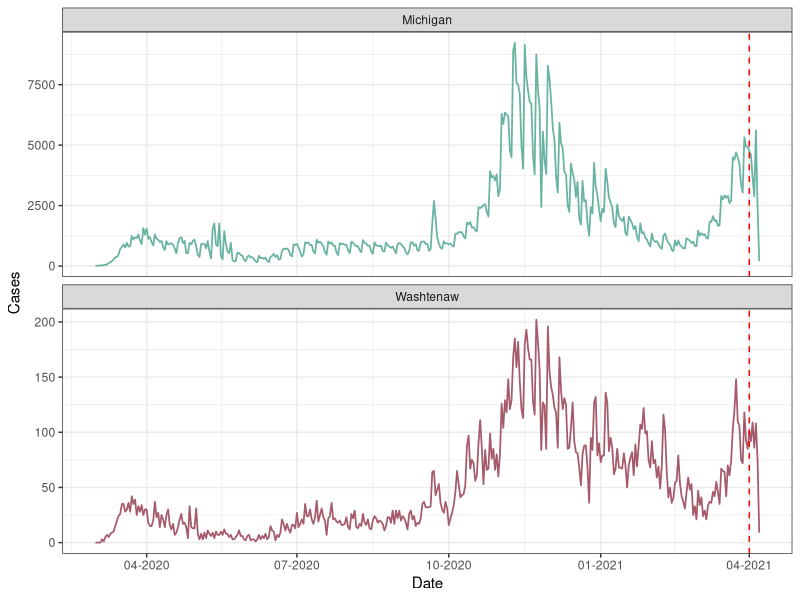
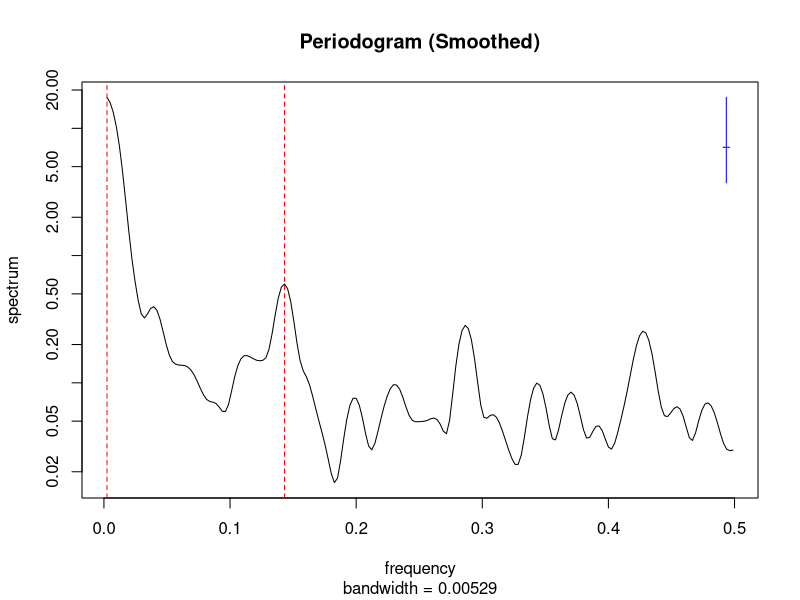

Generate these figures, in order, with R:
## ---- chunk 1
library(tidyverse)
cases = read.csv("cases_deaths_by_county_date.csv",
                 colClasses = list(Date = "Date")) %>%
  filter(!is.na(Date), CASE_STATUS == "Confirmed") %>%
  select(-Updated, -CASE_STATUS, -ends_with("Cumulative"))
## ---- chunk 2
cases %>% 
  mutate(Cases_Washtenaw = ifelse(COUNTY == "Washtenaw", Cases, 0)) %>% 
  group_by(Date) %>%
  summarise(Cases_Michigan = sum(Cases), Cases_Washtenaw = sum(Cases_Washtenaw),
            .groups = "drop") %>%
  pivot_longer(-Date, names_to = "County", names_pattern = "Cases_(.*)", values_to = "Cases") %>%
  ggplot() +
    facet_wrap(~County, nrow = 2, scales = "free_y") +
    theme_bw() +
    geom_line(aes(Date, Cases, color = County), size = .6) +
    scale_color_manual(
      name = "Cases by Date", values = c("#69b3a2", "#a55b6c")
    ) +
    scale_x_date(date_labels = "%m-%Y") +
    guides(color = FALSE) +
    geom_vline(aes(xintercept = as.Date("2021-04-01")), 
               linetype = "dashed", color="red")
## ---- chunk 3
cases = cases %>% filter(COUNTY == "Washtenaw") %>% select(-COUNTY)

nb_lik = function(theta) {- sum(dnbinom(
  cases$Cases, size = exp(theta[1]), prob = exp(theta[2]), log = TRUE
))}
nb_mle = optim(c(0, -5), nb_lik)
-nb_mle$value # loglik = -1978.809
## ---- chunk 4
generate_aic_table=function(data, P, Q, D=0, ...){
	table=matrix(NA, (P+1), (Q+1))
	for(p in 0:P) {
		for(q in 0:Q) {
		  model_aic = try(
		    arima(data, order = c(p, D, q), method="ML", ...)$aic, 
		    silent = TRUE
		  )
		  table[p + 1,q + 1] = ifelse(
		    inherits(model_aic, "try-error"), NA, model_aic
		  )
		}
	}
	dimnames(table) = list(paste("AR", 0:P, sep=""), paste("MA", 0:Q, sep=""))
  table
}
## ---- chunk 5
log_cases = log(1 + cases$Cases)
smoothed = spectrum(log_cases, spans=c(5, 5, 5), main="Periodogram (Smoothed)")
idx_max = which.max(smoothed$spec)
idx_max2 = which.max(smoothed$spec[41:length(smoothed$spec)]) + 40
abline(v=smoothed$freq[idx_max], lty=2, col='red') # freq = 0.002469, 405 days
abline(v=smoothed$freq[idx_max2], lty=2, col='red') # freq = 0.1432099, 1 week
## ---- chunk 6
arma11_s11 = arima(log_cases, order = c(1, 0, 1), method="ML",
                   seasonal = list(order = c(1, 0, 1), period = 7))
arma11_s11$loglik - sum(log_cases) # -1540.12
